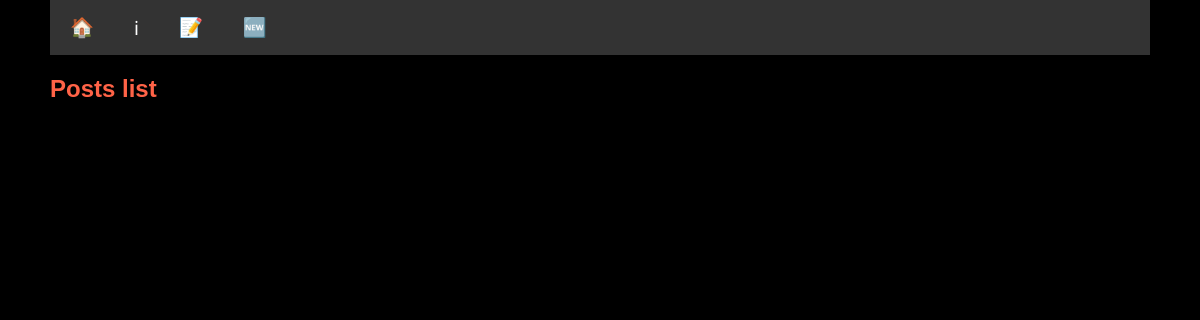
/posts/, run on an earlier commit of the app's database.
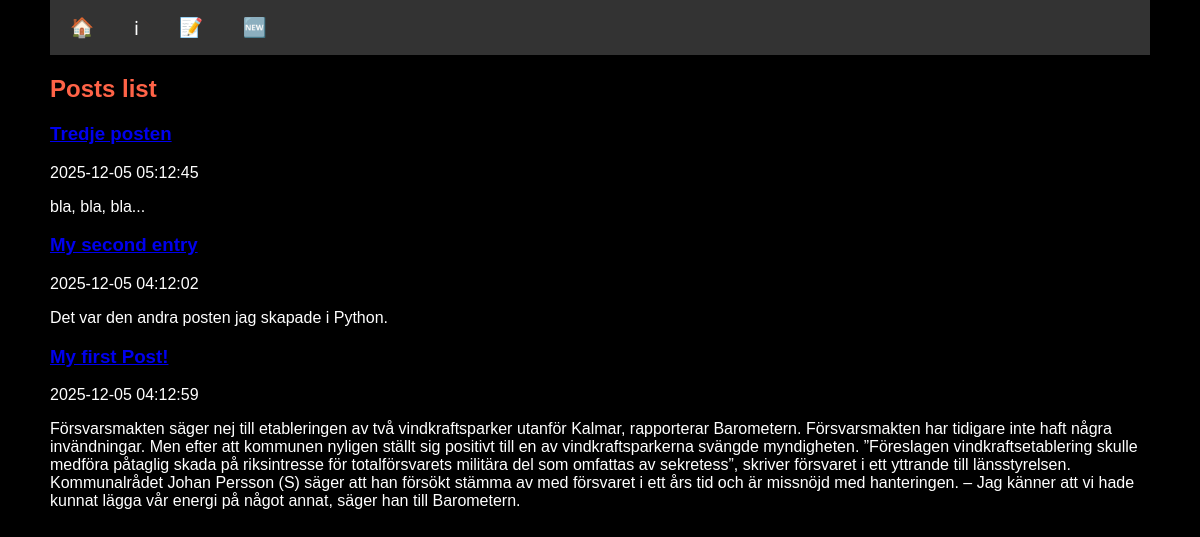
And on a later commit of the database.
### posts/models.py (models this page shows, shortened)
class Post(models.Model):
    title = models.CharField(max_length=200)
    body = models.TextField()
    slug = models.SlugField()
    date = models.DateTimeField(auto_now_add=True)
    banner = models.ImageField(default='fallback.png', blank=True)

### posts/views.py (the view)
# urls.py: path('', views.posts_lists, name='list'),
def posts_lists(request):
    posts = Post.objects.all().order_by("-date")
    return render(request, "posts/posts_lists.html", {"posts": posts})

### posts/templates/posts/posts_lists.html (shortened to what this page needs)
{% extends "layout.html" %}
{% block content %}
    <section>
        <h1 class="topheader">Posts list</h1>
        {% for post in posts %}
            <article class="post">
                <h1 class="posttitle">
                    <a href="{% url 'posts:page' slug=post.slug %}">
                        {{ post.title }}
                    </a>
                </h1>
                <p>{{ post.date|date:"Y-m-d h:m:s" }}</p>
                <p class="body">{{ post.body }}</p>
                </article>
        {% endfor %}
    </section>
{% endblock %}

### templates/layout.html (shortened to what this page needs)
<!DOCTYPE html>
{% load static %}
<html lang="en">
<head>
    <link rel="stylesheet" href="{% static 'css/style.css' %}">
</head>
<body>
    <div class="menu_panel">
        <ul>
            <li><a href="/">🏠 </a></li>
            <li><a href="/about/">ℹ </a></li>
            <li><a href=" {% url 'posts:list' %}">📝 </a></li>
            <li><a href=" {% url 'users:register' %}">🆕 </a></li>
        </ul>
    </div>
    <main>
        {% block content %}{% endblock %}
    </main>
</body>
</html>

### static/css/style.css (style rules this page uses)
body { margin: 50px; margin-top: 0px; padding: 0; font-family: sans-serif; font-size: 1rem; background-color: black; color: white; text-align: left; }
p.body { font-size: 1rem; text-align: left; }
h1.posttitle { color: hotpink; text-align: left; }
h1.topheader { color: tomato; }
li { font-size: 0.7rem; }
.menu_panel { background-color: #333; width: 100%; box-shadow: 0 2px 5px rgba(0,0,0,0.2); position: sticky; top: 0; }
.menu_panel ul { list-style-type: none; margin: 0; padding: 0; display: flex; align-items: center; }
.menu_panel a { display: block; color: white; text-align: center; padding: 14px 20px; text-decoration: none; font-size: 1.2rem; transition: background-color 0.3s; }

What changed in the data, as far as the page shows it:
added Post: title "Tredje posten", date "2025-12-05 05:12:45", body "bla, bla, bla..."
added Post: title "My second entry", date "2025-12-05 04:12:02", body "Det var den andra posten jag skapade i Python."
added Post: title "My first Post!", date "2025-12-05 04:12:59", body "Försvarsmakten säger nej till etableringen av två vindkraftsparker utanför Kalmar, rapporterar Barometern. Försvarsmakten har tidigare inte haft några invändningar. Men efter att kommunen nyligen ställt sig positivt till en av vindkraftsparkerna svängde myndigheten. ”Föreslagen vindkraftsetablering skulle medföra påtaglig skada på riksintresse för totalförsvarets militära del som omfattas av sekretess”, skriver försvaret i ett yttrande till länsstyrelsen. Kommunalrådet Johan Persson (S) säger att han försökt stämma av med försvaret i ett års tid och är missnöjd med hanteringen. – Jag känner att vi hade kunnat lägga vår energi på något annat, säger han till Barometern."
